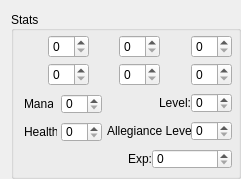
         <widget class="QWidget" name="layoutWidget">
          <property name="geometry">
           <rect>
            <x>223</x>
            <y>9</y>
            <width>232</width>
            <height>170</height>
           </rect>
          </property>
          <layout class="QVBoxLayout" name="layoutStats">
           <property name="rightMargin">
            <number>0</number>
           </property>
           <property name="bottomMargin">
            <number>0</number>
           </property>
           <item>
            <widget class="QGroupBox" name="groupBoxStats">
             <property name="sizePolicy">
              <sizepolicy hsizetype="Fixed" vsizetype="Fixed">
               <horstretch>0</horstretch>
               <verstretch>0</verstretch>
              </sizepolicy>
             </property>
             <property name="minimumSize">
              <size>
               <width>230</width>
               <height>168</height>
              </size>
             </property>
             <property name="maximumSize">
              <size>
               <width>230</width>
               <height>168</height>
              </size>
             </property>
             <property name="title">
              <string>Stats</string>
             </property>
             <property name="alignment">
              <set>Qt::AlignLeading|Qt::AlignLeft|Qt::AlignVCenter</set>
             </property>
             <widget class="QWidget" name="verticalLayoutWidget">
              <property name="geometry">
               <rect>
                <x>10</x>
                <y>20</y>
                <width>31</width>
                <height>31</height>
               </rect>
              </property>
              <layout class="QVBoxLayout" name="layoutVit">
               <property name="spacing">
                <number>0</number>
               </property>
               <property name="leftMargin">
                <number>2</number>
               </property>
               <property name="topMargin">
                <number>5</number>
               </property>
               <property name="rightMargin">
                <number>6</number>
               </property>
               <property name="bottomMargin">
                <number>4</number>
               </property>
               <item>
                <widget class="QLabel" name="labelVit">
                 <property name="toolTip">
                  <string>Vitality</string>
                 </property>
                 <property name="text">
                  <string/>
                 </property>
                 <property name="textFormat">
                  <enum>Qt::PlainText</enum>
                 </property>
                 <property name="pixmap">
                  <pixmap resource="../resources/images/images.qrc">:/statVIT.png</pixmap>
                 </property>
                 <property name="scaledContents">
                  <bool>true</bool>
                 </property>
                </widget>
               </item>
              </layout>
             </widget>
             <widget class="QWidget" name="verticalLayoutWidget_2">
              <property name="geometry">
               <rect>
                <x>37</x>
                <y>23</y>
                <width>45</width>
                <height>26</height>
               </rect>
              </property>
              <layout class="QVBoxLayout" name="layoutVitVal">
               <item>
                <widget class="QSpinBox" name="spinBoxVitVal">
                 <property name="sizePolicy">
                  <sizepolicy hsizetype="Fixed" vsizetype="Fixed">
                   <horstretch>0</horstretch>
                   <verstretch>0</verstretch>
                  </sizepolicy>
                 </property>
                 <property name="minimumSize">
                  <size>
                   <width>41</width>
                   <height>0</height>
                  </size>
                 </property>
                 <property name="maximumSize">
                  <size>
                   <width>41</width>
                   <height>16777215</height>
                  </size>
                 </property>
                 <property name="buttonSymbols">
                  <enum>QAbstractSpinBox::UpDownArrows</enum>
                 </property>
                 <property name="correctionMode">
                  <enum>QAbstractSpinBox::CorrectToNearestValue</enum>
                 </property>
                 <property name="maximum">
                  <number>999</number>
                 </property>
                </widget>
               </item>
              </layout>
             </widget>
             <widget class="QWidget" name="verticalLayoutWidget_8">
              <property name="geometry">
               <rect>
                <x>80</x>
                <y>20</y>
                <width>31</width>
                <height>31</height>
               </rect>
              </property>
              <layout class="QVBoxLayout" name="layoutDex">
               <property name="leftMargin">
                <number>3</number>
               </property>
               <property name="topMargin">
                <number>5</number>
               </property>
               <property name="rightMargin">
                <number>5</number>
               </property>
               <property name="bottomMargin">
                <number>4</number>
               </property>
               <item>
                <widget class="QLabel" name="labelDex">
                 <property name="toolTip">
                  <string>Dexterity</string>
                 </property>
                 <property name="text">
                  <string/>
                 </property>
                 <property name="textFormat">
                  <enum>Qt::PlainText</enum>
                 </property>
                 <property name="pixmap">
                  <pixmap resource="../resources/images/images.qrc">:/statDEX.png</pixmap>
                 </property>
                 <property name="scaledContents">
                  <bool>true</bool>
                 </property>
                </widget>
               </item>
              </layout>
             </widget>
             <widget class="QWidget" name="verticalLayoutWidget_19">
              <property name="geometry">
               <rect>
                <x>108</x>
                <y>23</y>
                <width>45</width>
                <height>26</height>
               </rect>
              </property>
              <layout class="QVBoxLayout" name="layoutDexVal">
               <item>
                <widget class="QSpinBox" name="spinBoxDexVal">
                 <property name="sizePolicy">
                  <sizepolicy hsizetype="Fixed" vsizetype="Fixed">
                   <horstretch>0</horstretch>
                   <verstretch>0</verstretch>
                  </sizepolicy>
                 </property>
                 <property name="minimumSize">
                  <size>
                   <width>41</width>
                   <height>0</height>
                  </size>
                 </property>
                 <property name="maximumSize">
                  <size>
                   <width>41</width>
                   <height>16777215</height>
                  </size>
                 </property>
                 <property name="maximum">
                  <number>999</number>
                 </property>
                </widget>
               </item>
              </layout>
             </widget>
             <widget class="QWidget" name="verticalLayoutWidget_20">
              <property name="geometry">
               <rect>
                <x>150</x>
                <y>20</y>
                <width>31</width>
                <height>31</height>
               </rect>
              </property>
              <layout class="QVBoxLayout" name="layoutMag">
               <property name="leftMargin">
                <number>5</number>
               </property>
               <property name="topMargin">
                <number>5</number>
               </property>
               <property name="rightMargin">
                <number>3</number>
               </property>
               <property name="bottomMargin">
                <number>4</number>
               </property>
               <item>
                <widget class="QLabel" name="labelMag">
                 <property name="toolTip">
                  <string>Magic</string>
                 </property>
                 <property name="text">
                  <string/>
                 </property>
                 <property name="textFormat">
                  <enum>Qt::PlainText</enum>
                 </property>
                 <property name="pixmap">
                  <pixmap resource="../resources/images/images.qrc">:/statMAG.png</pixmap>
                 </property>
                 <property name="scaledContents">
                  <bool>true</bool>
                 </property>
                </widget>
               </item>
              </layout>
             </widget>
             <widget class="QWidget" name="verticalLayoutWidget_21">
              <property name="geometry">
               <rect>
                <x>180</x>
                <y>23</y>
                <width>45</width>
                <height>26</height>
               </rect>
              </property>
              <layout class="QVBoxLayout" name="layoutMagVal">
               <item>
                <widget class="QSpinBox" name="spinBoxMagVal">
                 <property name="sizePolicy">
                  <sizepolicy hsizetype="Fixed" vsizetype="Fixed">
                   <horstretch>0</horstretch>
                   <verstretch>0</verstretch>
                  </sizepolicy>
                 </property>
                 <property name="minimumSize">
                  <size>
                   <width>41</width>
                   <height>0</height>
                  </size>
                 </property>
                 <property name="maximumSize">
                  <size>
                   <width>41</width>
                   <height>16777215</height>
                  </size>
                 </property>
                 <property name="maximum">
                  <number>999</number>
                 </property>
                </widget>
               </item>
              </layout>
             </widget>
             <widget class="QWidget" name="verticalLayoutWidget_22">
              <property name="geometry">
               <rect>
                <x>10</x>
                <y>50</y>
                <width>31</width>
                <height>31</height>
               </rect>
              </property>
              <layout class="QVBoxLayout" name="layoutStr">
               <property name="leftMargin">
                <number>2</number>
               </property>
               <property name="topMargin">
                <number>3</number>
               </property>
               <property name="rightMargin">
                <number>6</number>
               </property>
               <property name="bottomMargin">
                <number>6</number>
               </property>
               <item>
                <widget class="QLabel" name="labelStr">
                 <property name="toolTip">
                  <string>Strength</string>
                 </property>
                 <property name="text">
                  <string/>
                 </property>
                 <property name="textFormat">
                  <enum>Qt::PlainText</enum>
                 </property>
                 <property name="pixmap">
                  <pixmap resource="../resources/images/images.qrc">:/statSTR.png</pixmap>
                 </property>
                 <property name="scaledContents">
                  <bool>true</bool>
                 </property>
                </widget>
               </item>
              </layout>
             </widget>
             <widget class="QWidget" name="verticalLayoutWidget_23">
              <property name="geometry">
               <rect>
                <x>37</x>
                <y>51</y>
                <width>45</width>
                <height>26</height>
               </rect>
              </property>
              <layout class="QVBoxLayout" name="layoutStrVal">
               <item>
                <widget class="QSpinBox" name="spinBoxStrVal">
                 <property name="sizePolicy">
                  <sizepolicy hsizetype="Fixed" vsizetype="Fixed">
                   <horstretch>0</horstretch>
                   <verstretch>0</verstretch>
                  </sizepolicy>
                 </property>
                 <property name="minimumSize">
                  <size>
                   <width>41</width>
                   <height>0</height>
                  </size>
                 </property>
                 <property name="maximumSize">
                  <size>
                   <width>41</width>
                   <height>16777215</height>
                  </size>
                 </property>
                 <property name="maximum">
                  <number>999</number>
                 </property>
                </widget>
               </item>
              </layout>
             </widget>
             <widget class="QWidget" name="verticalLayoutWidget_24">
              <property name="geometry">
               <rect>
                <x>80</x>
                <y>50</y>
                <width>31</width>
                <height>31</height>
               </rect>
              </property>
              <layout class="QVBoxLayout" name="layoutTec">
               <property name="leftMargin">
                <number>3</number>
               </property>
               <property name="topMargin">
                <number>3</number>
               </property>
               <property name="rightMargin">
                <number>5</number>
               </property>
               <property name="bottomMargin">
                <number>6</number>
               </property>
               <item>
                <widget class="QLabel" name="labelTec">
                 <property name="toolTip">
                  <string>Tech</string>
                 </property>
                 <property name="text">
                  <string/>
                 </property>
                 <property name="textFormat">
                  <enum>Qt::PlainText</enum>
                 </property>
                 <property name="pixmap">
                  <pixmap resource="../resources/images/images.qrc">:/statTEC.png</pixmap>
                 </property>
                 <property name="scaledContents">
                  <bool>true</bool>
                 </property>
                </widget>
               </item>
              </layout>
             </widget>
             <widget class="QWidget" name="verticalLayoutWidget_25">
              <property name="geometry">
               <rect>
                <x>108</x>
                <y>51</y>
                <width>45</width>
                <height>26</height>
               </rect>
              </property>
              <layout class="QVBoxLayout" name="layoutTecVal">
               <item>
                <widget class="QSpinBox" name="spinBoxTecVal">
                 <property name="sizePolicy">
                  <sizepolicy hsizetype="Fixed" vsizetype="Fixed">
                   <horstretch>0</horstretch>
                   <verstretch>0</verstretch>
                  </sizepolicy>
                 </property>
                 <property name="minimumSize">
                  <size>
                   <width>41</width>
                   <height>0</height>
                  </size>
                 </property>
                 <property name="maximumSize">
                  <size>
                   <width>41</width>
                   <height>16777215</height>
                  </size>
                 </property>
                 <property name="maximum">
                  <number>999</number>
                 </property>
                </widget>
               </item>
              </layout>
             </widget>
             <widget class="QWidget" name="verticalLayoutWidget_26">
              <property name="geometry">
               <rect>
                <x>150</x>
                <y>50</y>
                <width>31</width>
                <height>31</height>
               </rect>
              </property>
              <layout class="QVBoxLayout" name="layoutFai">
               <property name="leftMargin">
                <number>5</number>
               </property>
               <property name="topMargin">
                <number>3</number>
               </property>
               <property name="rightMargin">
                <number>3</number>
               </property>
               <property name="bottomMargin">
                <number>6</number>
               </property>
               <item>
                <widget class="QLabel" name="labelFai">
                 <property name="toolTip">
                  <string>Faith</string>
                 </property>
                 <property name="text">
                  <string/>
                 </property>
                 <property name="textFormat">
                  <enum>Qt::PlainText</enum>
                 </property>
                 <property name="pixmap">
                  <pixmap resource="../resources/images/images.qrc">:/statFTH.png</pixmap>
                 </property>
                 <property name="scaledContents">
                  <bool>true</bool>
                 </property>
                </widget>
               </item>
              </layout>
             </widget>
             <widget class="QWidget" name="verticalLayoutWidget_27">
              <property name="geometry">
               <rect>
                <x>180</x>
                <y>51</y>
                <width>45</width>
                <height>26</height>
               </rect>
              </property>
              <layout class="QVBoxLayout" name="layoutFaiVal">
               <item>
                <widget class="QSpinBox" name="spinBoxFaiVal">
                 <property name="sizePolicy">
                  <sizepolicy hsizetype="Fixed" vsizetype="Fixed">
                   <horstretch>0</horstretch>
                   <verstretch>0</verstretch>
                  </sizepolicy>
                 </property>
                 <property name="minimumSize">
                  <size>
                   <width>41</width>
                   <height>0</height>
                  </size>
                 </property>
                 <property name="maximumSize">
                  <size>
                   <width>41</width>
                   <height>16777215</height>
                  </size>
                 </property>
                 <property name="maximum">
                  <number>999</number>
                 </property>
                </widget>
               </item>
              </layout>
             </widget>
             <widget class="QLabel" name="labelLevel">
              <property name="geometry">
               <rect>
                <x>148</x>
                <y>84</y>
                <width>35</width>
                <height>16</height>
               </rect>
              </property>
              <property name="minimumSize">
               <size>
                <width>35</width>
                <height>0</height>
               </size>
              </property>
              <property name="maximumSize">
               <size>
                <width>35</width>
                <height>16777215</height>
               </size>
              </property>
              <property name="text">
               <string>Level:</string>
              </property>
             </widget>
             <widget class="QSpinBox" name="spinBoxLevelVal">
              <property name="geometry">
               <rect>
                <x>180</x>
                <y>82</y>
                <width>41</width>
                <height>20</height>
               </rect>
              </property>
              <property name="minimumSize">
               <size>
                <width>41</width>
                <height>0</height>
               </size>
              </property>
              <property name="maximumSize">
               <size>
                <width>41</width>
                <height>16777215</height>
               </size>
              </property>
              <property name="buttonSymbols">
               <enum>QAbstractSpinBox::UpDownArrows</enum>
              </property>
              <property name="maximum">
               <number>999</number>
              </property>
             </widget>
             <widget class="QLabel" name="labelAllegianceLevel">
              <property name="geometry">
               <rect>
                <x>96</x>
                <y>112</y>
                <width>85</width>
                <height>16</height>
               </rect>
              </property>
              <property name="minimumSize">
               <size>
                <width>85</width>
                <height>0</height>
               </size>
              </property>
              <property name="maximumSize">
               <size>
                <width>85</width>
                <height>16777215</height>
               </size>
              </property>
              <property name="text">
               <string>Allegiance Level:</string>
              </property>
             </widget>
             <widget class="QSpinBox" name="spinBoxAllegianceLevelVal">
              <property name="geometry">
               <rect>
                <x>180</x>
                <y>110</y>
                <width>41</width>
                <height>20</height>
               </rect>
              </property>
              <property name="minimumSize">
               <size>
                <width>41</width>
                <height>0</height>
               </size>
              </property>
              <property name="maximumSize">
               <size>
                <width>41</width>
                <height>16777215</height>
               </size>
              </property>
              <property name="buttonSymbols">
               <enum>QAbstractSpinBox::UpDownArrows</enum>
              </property>
              <property name="maximum">
               <number>999</number>
              </property>
             </widget>
             <widget class="QLabel" name="labelMana">
              <property name="geometry">
               <rect>
                <x>13</x>
                <y>85</y>
                <width>29</width>
                <height>16</height>
               </rect>
              </property>
              <property name="text">
               <string>Mana:</string>
              </property>
             </widget>
             <widget class="QSpinBox" name="spinBoxManaVal">
              <property name="geometry">
               <rect>
                <x>50</x>
                <y>83</y>
                <width>41</width>
                <height>20</height>
               </rect>
              </property>
              <property name="minimumSize">
               <size>
                <width>41</width>
                <height>0</height>
               </size>
              </property>
              <property name="maximumSize">
               <size>
                <width>41</width>
                <height>16777215</height>
               </size>
              </property>
              <property name="maximum">
               <number>999</number>
              </property>
             </widget>
             <widget class="QLabel" name="labelHealth">
              <property name="geometry">
               <rect>
                <x>13</x>
                <y>111</y>
                <width>33</width>
                <height>19</height>
               </rect>
              </property>
              <property name="text">
               <string>Health:</string>
              </property>
             </widget>
             <widget class="QSpinBox" name="spinBoxHealthVal">
              <property name="geometry">
               <rect>
                <x>50</x>
                <y>111</y>
                <width>41</width>
                <height>20</height>
               </rect>
              </property>
              <property name="minimumSize">
               <size>
                <width>41</width>
                <height>0</height>
               </size>
              </property>
              <property name="maximumSize">
               <size>
                <width>41</width>
                <height>16777215</height>
               </size>
              </property>
              <property name="maximum">
               <number>999</number>
              </property>
             </widget>
             <widget class="QLabel" name="labelExp">
              <property name="geometry">
               <rect>
                <x>117</x>
                <y>140</y>
                <width>35</width>
                <height>16</height>
               </rect>
              </property>
              <property name="minimumSize">
               <size>
                <width>35</width>
                <height>0</height>
               </size>
              </property>
              <property name="maximumSize">
               <size>
                <width>35</width>
                <height>16777215</height>
               </size>
              </property>
              <property name="text">
               <string>Exp:</string>
              </property>
             </widget>
             <widget class="QSpinBox" name="spinBoxExpVal">
              <property name="geometry">
               <rect>
                <x>141</x>
                <y>138</y>
                <width>80</width>
                <height>20</height>
               </rect>
              </property>
              <property name="minimumSize">
               <size>
                <width>80</width>
                <height>0</height>
               </size>
              </property>
              <property name="maximumSize">
               <size>
                <width>80</width>
                <height>16777215</height>
               </size>
              </property>
              <property name="buttonSymbols">
               <enum>QAbstractSpinBox::UpDownArrows</enum>
              </property>
              <property name="maximum">
               <number>2147483647</number>
              </property>
              <property name="value">
               <number>0</number>
              </property>
             </widget>
            </widget>
           </item>
          </layout>
         </widget>
